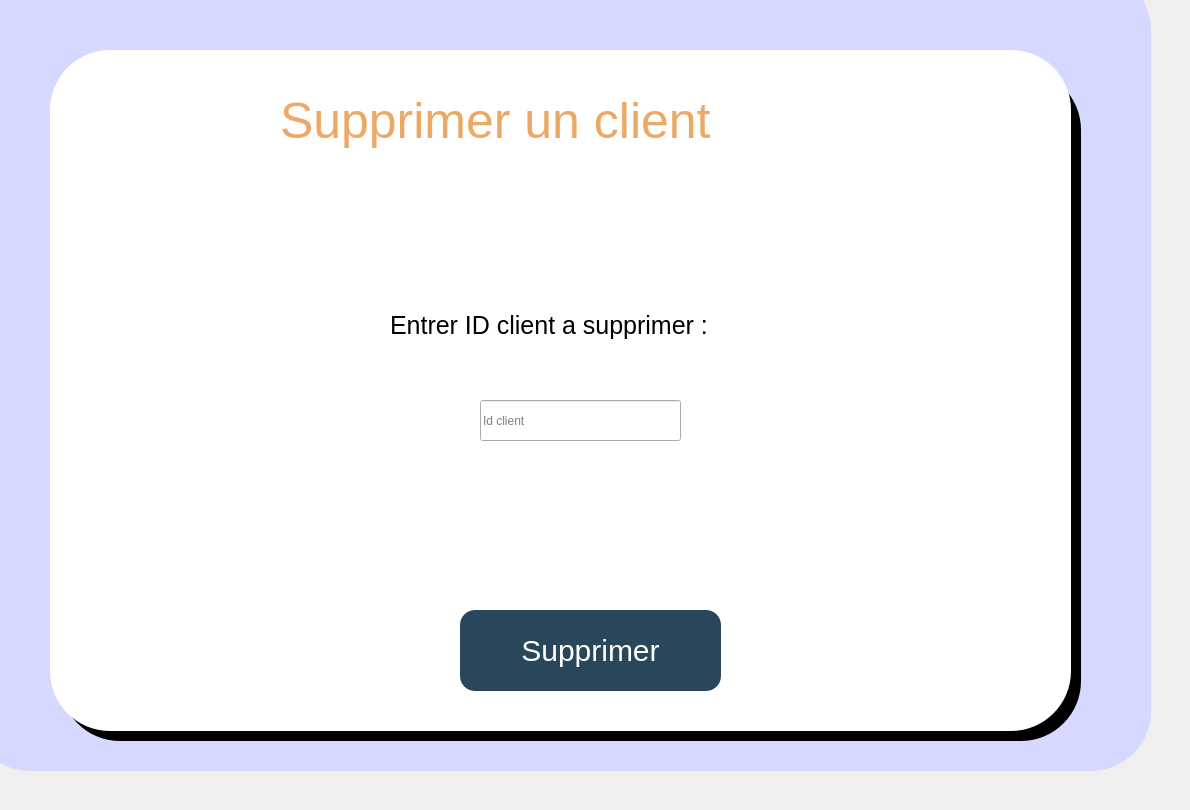
    <widget class="QWidget" name="suppression_cli">
     <widget class="QLineEdit" name="id_cli_supp">
      <property name="geometry">
       <rect>
        <x>480</x>
        <y>400</y>
        <width>201</width>
        <height>41</height>
       </rect>
      </property>
      <property name="placeholderText">
       <string>Id client</string>
      </property>
     </widget>
     <widget class="QPushButton" name="pushButton_12">
      <property name="geometry">
       <rect>
        <x>50</x>
        <y>50</y>
        <width>1021</width>
        <height>681</height>
       </rect>
      </property>
      <property name="styleSheet">
       <string notr="true">QPushButton{
background:white;
font-size:70px;
border-radius:60px;
color:white;
}</string>
      </property>
      <property name="text">
       <string/>
      </property>
     </widget>
     <widget class="QPushButton" name="Retour_4">
      <property name="geometry">
       <rect>
        <x>90</x>
        <y>90</y>
        <width>81</width>
        <height>71</height>
       </rect>
      </property>
      <property name="styleSheet">
       <string notr="true">QPushButton{
background:white;
font-size:70px;
border-radius:60px;
color:white;
}</string>
      </property>
      <property name="text">
       <string/>
      </property>
      <property name="icon">
       <iconset>
        <normaloff>../../../../Downloads/Images/icons8-undo-100.png</normaloff>../../../../Downloads/Images/icons8-undo-100.png</iconset>
      </property>
      <property name="iconSize">
       <size>
        <width>70</width>
        <height>70</height>
       </size>
      </property>
     </widget>
     <widget class="QPushButton" name="supprimer_btn_2">
      <property name="geometry">
       <rect>
        <x>460</x>
        <y>610</y>
        <width>261</width>
        <height>81</height>
       </rect>
      </property>
      <property name="styleSheet">
       <string notr="true">QPushButton{
background:#29465B;
font-size:30px;
border-radius:15px;
color:white;
}

QPushButton:hover{
color:#3794AB;
border-radius:15px;
background:white;
font-size:30px;
}</string>
      </property>
      <property name="text">
       <string>Supprimer</string>
      </property>
     </widget>
     <widget class="QPushButton" name="pushButton_13">
      <property name="geometry">
       <rect>
        <x>60</x>
        <y>70</y>
        <width>1021</width>
        <height>671</height>
       </rect>
      </property>
      <property name="styleSheet">
       <string notr="true">QPushButton{
background:black;
font-size:70px;
border-radius:60px;
color:white;
}</string>
      </property>
      <property name="text">
       <string/>
      </property>
     </widget>
     <widget class="QLabel" name="suppressionreparation">
      <property name="geometry">
       <rect>
        <x>280</x>
        <y>90</y>
        <width>451</width>
        <height>61</height>
       </rect>
      </property>
      <property name="styleSheet">
       <string notr="true">font-size:50px;
color:#ECA966;</string>
      </property>
      <property name="text">
       <string>Supprimer un client</string>
      </property>
     </widget>
     <widget class="QPushButton" name="pushButton_14">
      <property name="geometry">
       <rect>
        <x>-30</x>
        <y>-30</y>
        <width>1181</width>
        <height>801</height>
       </rect>
      </property>
      <property name="styleSheet">
       <string notr="true">QPushButton{
background:rgb(215, 216, 255);
font-size:70px;
border-radius:60px;
color:white;
}</string>
      </property>
      <property name="text">
       <string/>
      </property>
     </widget>
     <widget class="QLabel" name="les_id_3">
      <property name="geometry">
       <rect>
        <x>390</x>
        <y>300</y>
        <width>391</width>
        <height>51</height>
       </rect>
      </property>
      <property name="styleSheet">
       <string notr="true">font-size:25px;</string>
      </property>
      <property name="text">
       <string>Entrer ID client a supprimer :</string>
      </property>
     </widget>
     <zorder>pushButton_14</zorder>
     <zorder>pushButton_13</zorder>
     <zorder>pushButton_12</zorder>
     <zorder>Retour_4</zorder>
     <zorder>supprimer_btn_2</zorder>
     <zorder>suppressionreparation</zorder>
     <zorder>id_cli_supp</zorder>
     <zorder>les_id_3</zorder>
    </widget>
